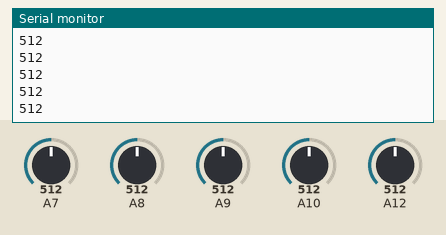
This sketch was run on a simulated Arduino Mega 2560, built with avr-gcc and run on an emulated ATmega2560. On the bench: the last lines printed to the serial monitor. The inputs (shaded band) are chosen by the test bench; at power-on: A8 = 512, A7 = 512, A9 = 512, A10 = 512, A12 = 512.

Above: at 1.2 s.
1.3 s: A8 set to 716
At 1.9 s:
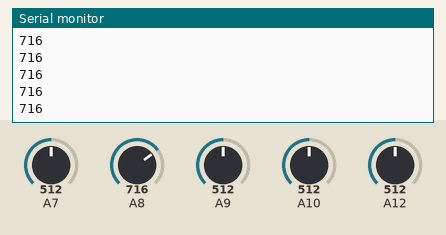
2.8 s: A8 set to 992
At 3.3 s:
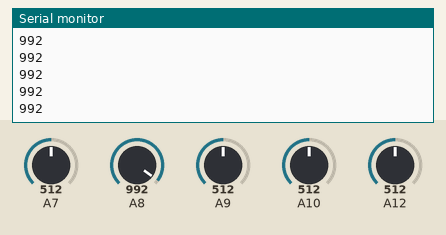
Timing chart, 0 to 5.8 s (numbered marks = the images above; inputs shaded):
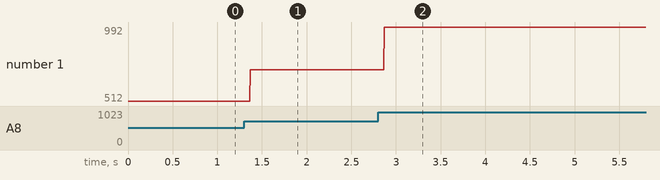

Measured:
- after the input at 1.3 s, the serial monitor: prints a new line after 0.07 s (image 1)
- after the input at 2.8 s, the serial monitor: prints a new line after 0.07 s (image 2)
- plotted number 1: 512 → 716 after the input at 1.3 s, 716 → 992 after the input at 2.8 s

The sketch:

sensor_test.ino
```cpp
int AnalogValue[5] = {0,0,0,0,0};
int AnalogPin[5] = {23, 24, 25, 26, 28};

void setup() {
  // put your setup code here, to run once:
  Serial.begin(9600);

}

void loop() {
  // put your main code here, to run repeatedly:
  for(int i = 0; i < 5; i++){
    AnalogValue[i] = analogRead(AnalogPin[i]);


  }
  Serial.println(AnalogValue[1]);

}
```
